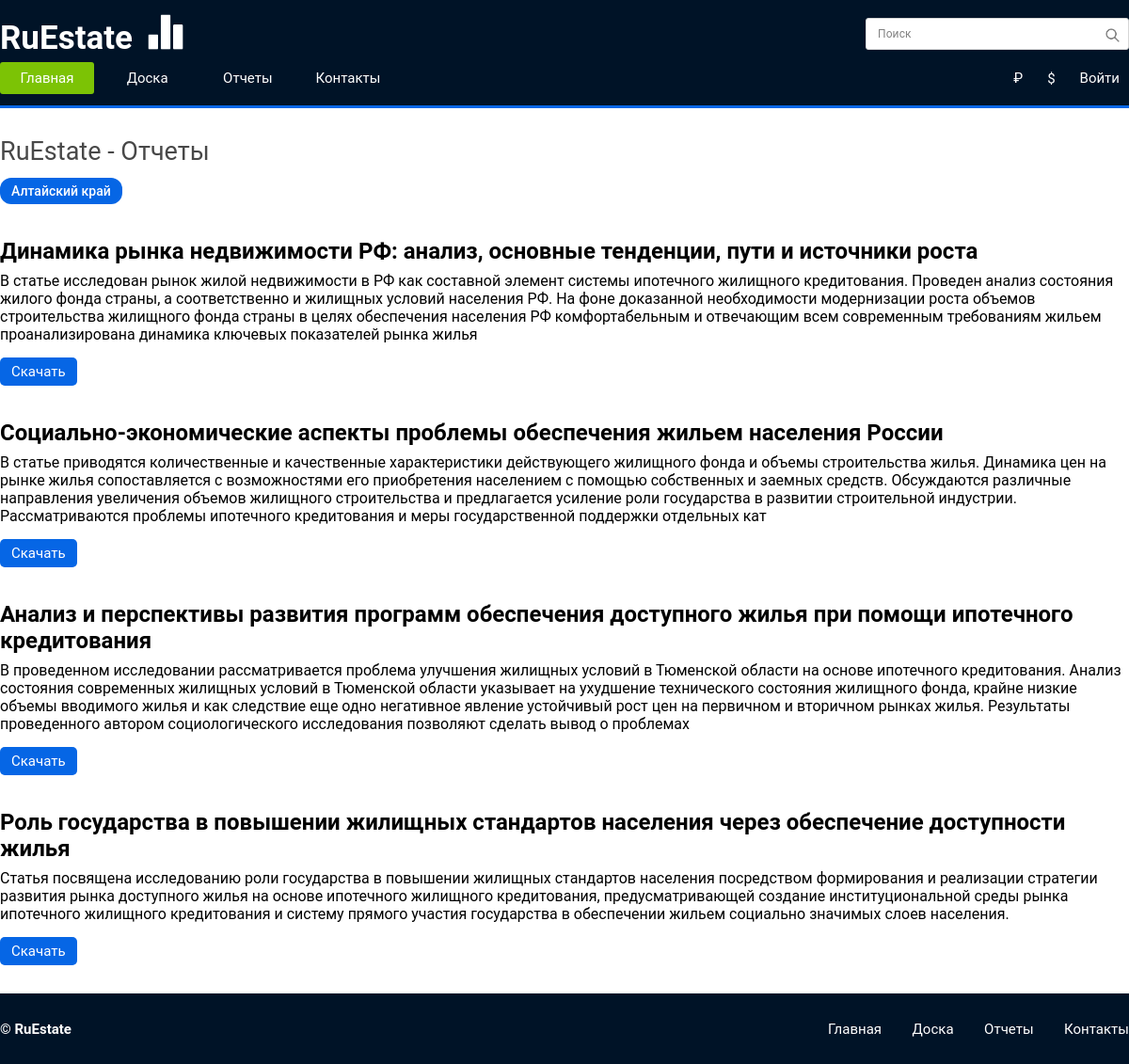
The page /report/ on the database its author committed.
### api/models.py (models this page shows, shortened)
class Report(models.Model):
    name = models.CharField(max_length=150)
    description = models.TextField(max_length=500)
    file = models.FileField(upload_to='reports/', max_length=100, blank=True)
    class Meta:
        verbose_name = 'Отчет'
        verbose_name_plural = 'Отчеты'

### api/views.py (the view)
# urls.py: path('report/', views.report, name='report'),
def report(request):
    modal = check_modal(request)
    reports = Report.objects.all()
    context={'form': SignupForm(), 'modal': modal, 'reports': reports}
    return render(request, 'api/report.html', context)

### api/forms.py
class SignupForm(UserCreationForm):
    email = forms.EmailField(max_length=200, help_text='Required')
    class Meta:
        model = get_user_model()
        fields = ('email', 'password1', 'password2')

### api/views.py (called while the page is built)
def check_modal(request):
    modal = request.session.get('modal', 'none')
    try:
        del request.session['modal']
    except KeyError:
        pass
    return modal

### api/templates/api/report.html (shortened to what this page needs)
{% load static %}
<!DOCTYPE html>
<html lang="en">
<head>
    <link rel="stylesheet" href="{% static 'api/style.css' %}">
</head>
<body>
  <div class="wrapper">
  <div class="content">
    <nav class="menu">
        <div class="menu__container">
          <div class="menu__upper">
            <div class="menu__logo">
              <span class="menu__label">RuEstate</span>
              <img src="../static/api/images/logo.png" alt="" class="head__logo_image">
            </div>
            <div class="menu__search">
              <input type="text" class="menu__field" placeholder="Поиск" />
              <button><img src='../static/api/images/search.png' alt="" /></button>
            </div>
          </div>
          <div class="menu__lower">
            <div class="menu__list">
              <a href="{% url 'index' %}">Главная</a>
              <a href="{% url 'dashboard' %}">Доска</a>
              <a href="{% url 'report' %}">Отчеты</a>
              <a href="{% url 'contact' %}">Контакты</a>
            </div>
            <div class="menu__action">
              <div class="menu__lang">
                <a href="{% url 'remain_currency' %}">₽</a>
              </div>
              <div class="menu__lang">
                <a href="{% url 'change_currency' %}">$</a>
              </div>
              <div class="menu__login">
                {% if not request.user.is_authenticated %}
                  <a href="#" id="login-button">Войти</a>
                {% else %}
                  <a href="#" id="account-button">{{ request.user.email }}</a>
                {% endif %}
              </div>
            </div>
          </div>
        </div>
      </nav>
    <div class="frame">
        <div class="title">RuEstate - Отчеты</div>
        <div class="card">Алтайский край</div>
        <div class="report">
          {% for report in reports %}
            <div class="report__name">{{ report.name }}</div>
            <div class="report__description">{{ report.description }}</div>
            <a href="{{ report.file.url }}" class="download"  download>Скачать</a>
          {% endfor %}
        </div>
    </div>
  </div>
  <footer class="foot">
    <div class="foot__container">
      <div class="foot__content">
        <div class="foot__copyright">
          © RuEstate
        </div>
        <div class="foot__list">
          <a href="{% url 'index' %}">Главная</a>
          <a href="{% url 'dashboard' %}">Доска</a>
          <a href="{% url 'report' %}">Отчеты</a>
          <a href="{% url 'contact' %}">Контакты</a>
        </div>
      </div>
    </div>
  </footer>
  </div>
</body>
</html>

### api/static/api/style.css (style rules this page uses)
* { padding: 0; margin: 0; border: 0; }
*, *:before, *:after { -moz-box-sizing: border-box; -webkit-box-sizing: border-box; box-sizing: border-box; }
a { color: #fff; text-decoration: none; }
nav, footer, header, aside { display: block; }
button { cursor: pointer; }
body { font-size: 15px; font-family: 'Roboto'; }
.wrapper { display: flex; flex-direction: column; min-height: 100%; overflow: hidden; }
.menu { height: 115px; background-color: #001327; color: #fff; border-bottom: 3px solid #0666E5; }
.menu__container { max-width: 1200px; margin: 0 auto; }
.menu__upper { display: flex; justify-content: space-between; align-items: center; padding: 10px 0 0 0; }
.menu__lower { padding: 5px 0 0 0; display: flex; justify-content: space-between; }
.menu__label { font-size: 35px; font-weight: bold; }
.menu__logo img { transform: translate(10px, 3px); filter: invert(1); width: 42px; height: 42px; }
.menu__field { font-size: 12px; width: 280px; height: 34px; border-radius: 3px; border: 1px solid rgb(214, 214, 214); padding: 0 12px; }
.menu__field::placeholder { font-size: 12px; font-family: 'Roboto'; color: rgb(129, 129, 129); opacity: 1; letter-spacing: 0.1px; }
.menu__list { display: flex; justify-content: space-between; align-items: center; width: 420px; }
.menu__search { position: relative; }
.menu__search button { position: absolute; top: 0; right: 0; width: 36px; height: 36px; background-color: transparent; }
.menu__search img { transform: translateY(2px); filter: invert(0.5); width: 17px; height: 17px; }
.menu__action { display: flex; }
.menu__lang a, .menu__login a { display: flex; align-items: center; justify-content: center; padding: 8px 10px; transition: 0.15s ease-out; border-radius: 3px; margin: 0 0 0 6px; }
.menu__list a { display: flex; align-items: center; justify-content: center; width: 100px; padding: 8px 0; transition: 0.15s ease-out; border-radius: 3px; }
.menu__list a:first-child { background-color: #7CC305; }
.frame { max-width: 1200px; margin: 0 auto; padding: 30px 0; }
.title { font-size: 27px; font-weight: 400; color: rgb(72, 72, 72); }
.card { margin: 12px 0 0 0; display: inline-block; font-size: 14px; padding: 6px 12px; background-color: #0666E5; color: #fff; border-radius: 12px; font-weight: 500; }
.content { flex: 1 0 auto; }
.download { margin: 15px 0 0 0; padding: 6px 12px; display: inline-block; background-color: #0666E5; color: #fff; border-radius: 5px; }
.report__name { font-size: 24px; font-weight: bold; padding: 36px 0 8px 0; }
.report__description { font-size: 16px; }
.foot { width: 100%; height: 75px; background-color: #001327; color: #fff; }
.foot__container { max-width: 1200px; margin: 0 auto; }
.foot__content { height: 75px; display: flex; justify-content: space-between; align-items: center; }
.foot__copyright { font-weight: bold; }
.foot__list { display: flex; justify-content: space-between; width: 320px; }
.foot__list a { transition: 0.15s ease-out; }

### rows shown on the page
Report: name "Динамика рынка недвижимости РФ: анализ, основные тенденции, пути и источники роста", description "В статье исследован рынок жилой недвижимости в РФ как составной элемент системы ипотечного жилищного кредитования. Проведен анализ состояния жилого фонда страны, а соответственно и жилищных условий населения РФ. На фоне доказанной необходимости модернизации роста объемов строительства жилищного фонда страны в целях обеспечения населения РФ комфортабельным и отвечающим всем современным требованиям жильем проанализирована динамика ключевых показателей рынка жилья"
Report: name "Социально-экономические аспекты проблемы обеспечения жильем населения России", description "В статье приводятся количественные и качественные характеристики действующего жилищного фонда и объемы строительства жилья. Динамика цен на рынке жилья сопоставляется с возможностями его приобретения населением с помощью собственных и заемных средств. Обсуждаются различные направления увеличения объемов жилищного строительства и предлагается усиление роли государства в развитии строительной индустрии. Рассматриваются проблемы ипотечного кредитования и меры государственной поддержки отдельных кат"
Report: name "Анализ и перспективы развития программ обеспечения доступного жилья при помощи ипотечного кредитования", description "В проведенном исследовании рассматривается проблема улучшения жилищных условий в Тюменской области на основе ипотечного кредитования. Анализ состояния современных жилищных условий в Тюменской области указывает на ухудшение технического состояния жилищного фонда, крайне низкие объемы вводимого жилья и как следствие еще одно негативное явление устойчивый рост цен на первичном и вторичном рынках жилья. Результаты проведенного автором социологического исследования позволяют сделать вывод о проблемах"
Report: name "Роль государства в повышении жилищных стандартов населения через обеспечение доступности жилья", description "Статья посвящена исследованию роли государства в повышении жилищных стандартов населения посредством формирования и реализации стратегии развития рынка доступного жилья на основе ипотечного жилищного кредитования, предусматривающей создание институциональной среды рынка ипотечного жилищного кредитования и систему прямого участия государства в обеспечении жильем социально значимых слоев населения."
